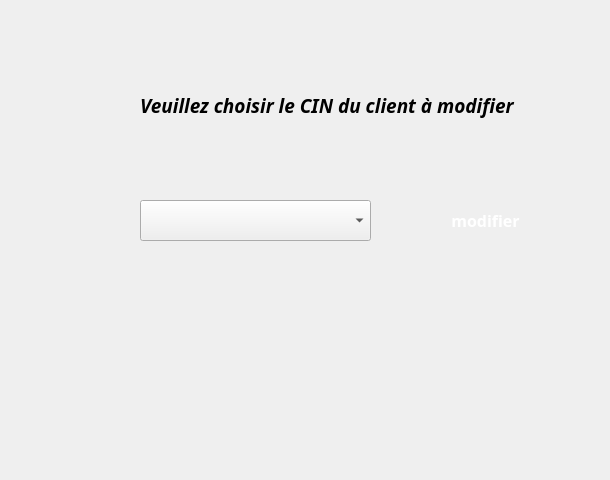
    <widget class="QWidget" name="page_modif1">
     <widget class="QLabel" name="label_9">
      <property name="geometry">
       <rect>
        <x>140</x>
        <y>90</y>
        <width>461</width>
        <height>31</height>
       </rect>
      </property>
      <property name="font">
       <font>
        <family>Playfair Display ExtraBold</family>
        <pointsize>14</pointsize>
        <weight>75</weight>
        <italic>true</italic>
        <bold>true</bold>
       </font>
      </property>
      <property name="text">
       <string>Veuillez choisir le CIN du client à modifier</string>
      </property>
     </widget>
     <widget class="QPushButton" name="PBmodifier_2">
      <property name="geometry">
       <rect>
        <x>400</x>
        <y>200</y>
        <width>171</width>
        <height>41</height>
       </rect>
      </property>
      <property name="font">
       <font>
        <family>Playfair Display ExtraBold</family>
        <pointsize>12</pointsize>
        <weight>75</weight>
        <italic>false</italic>
        <bold>true</bold>
       </font>
      </property>
      <property name="styleSheet">
       <string notr="true">QPushButton {
            color: white;
            border-image: url(:/img/bouton.png) 3 10 3 10;

            border-top: 3px transparent;
            border-bottom: 3px transparent;
            border-right: 10px transparent;
            border-left: 10px transparent;
        }</string>
      </property>
      <property name="text">
       <string>modifier</string>
      </property>
     </widget>
     <widget class="QComboBox" name="CBmcin">
      <property name="geometry">
       <rect>
        <x>140</x>
        <y>200</y>
        <width>231</width>
        <height>41</height>
       </rect>
      </property>
      <property name="font">
       <font>
        <family>Segoe UI</family>
        <pointsize>14</pointsize>
        <weight>50</weight>
        <bold>false</bold>
       </font>
      </property>
     </widget>
     <widget class="QLabel" name="bg2">
      <property name="geometry">
       <rect>
        <x>260</x>
        <y>290</y>
        <width>161</width>
        <height>181</height>
       </rect>
      </property>
      <property name="text">
       <string/>
      </property>
      <property name="pixmap">
       <pixmap resource="image/img.qrc">:/img/hk3.png</pixmap>
      </property>
      <property name="scaledContents">
       <bool>true</bool>
      </property>
     </widget>
    </widget>
